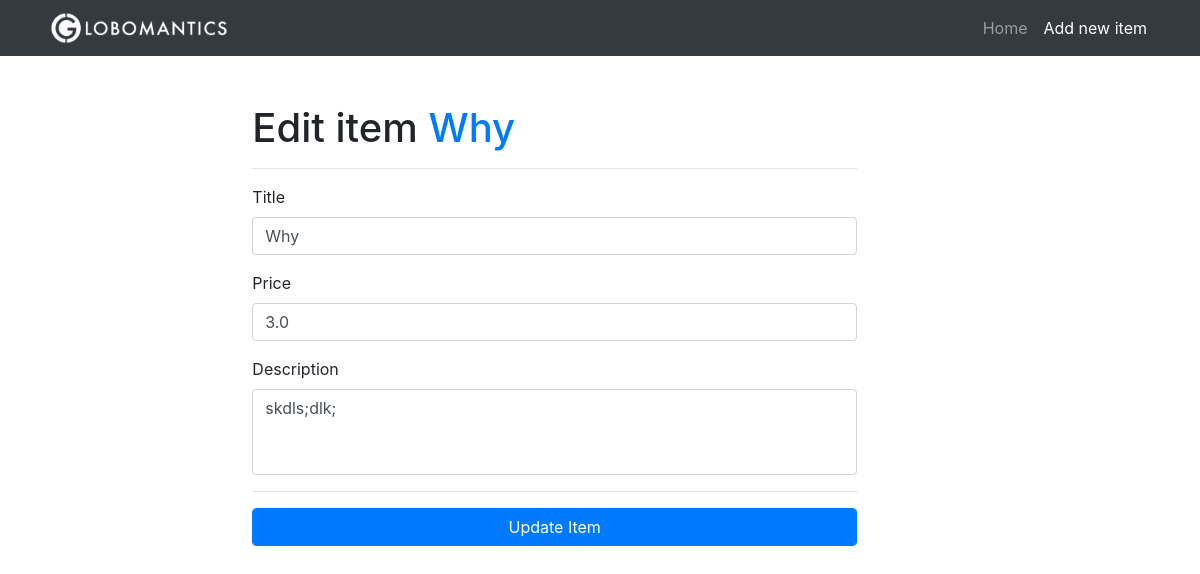
Before: /item/5/edit with the older database file.
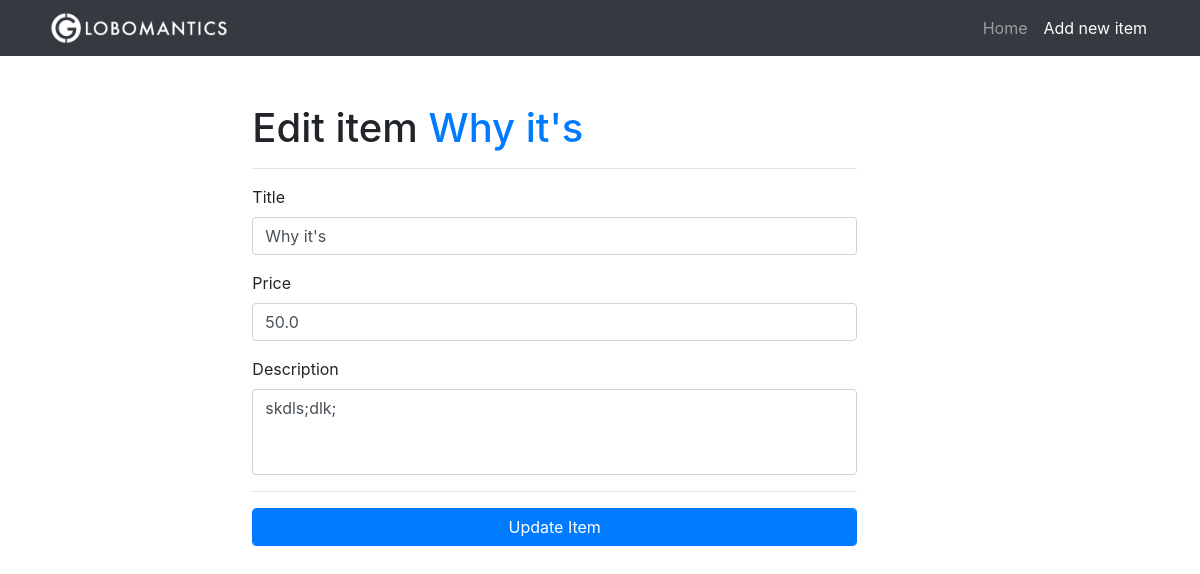
After: the same page with the newer database file.
### tables this page shows
CREATE TABLE items(
                    id              INTEGER PRIMARY KEY AUTOINCREMENT,
                    title           TEXT,
                    description     TEXT,
                    price           REAL,
                    image           TEXT,
                    category_id     INTEGER,
                    subcategory_id  INTEGER,
                    FOREIGN KEY(category_id) REFERENCES categories(id),
                    FOREIGN KEY(subcategory_id) REFERENCES subcategories(id)
);

### app.py (the view, shortened to what this page needs)
@app.route("/item/<item_id>/edit", methods=["GET", "POST"])
def edit_item(item_id):
  conn = get_db()
  c = conn.cursor()
  item_from_db = c.execute("SELECT * FROM items WHERE id = ?", (item_id))
  row = c.fetchone()
  try:
    item = {
      "id": row[0],
      "title": row[1],
      "description": row[2],
      "price": row[3],
      "image": row[4]
    }
  except:
    item = {}
  if item:
    form = EditItemForm()
  form.title.data = item["title"]
  form.description.data = item["description"]
  form.price.data = item["price"]
  if form.errors:
    flash("{}".format(form.errors), "danger")
  return render_template("edit_item.html", item=item, form=form)
  return redirect(url_for("home"))

### app.py
class EditItemForm(ItemForm):
  submit = SubmitField("Update Item")

### app.py (called while the page is built)
def get_db():
  db = getattr(g, "_database", None)
  if db is None:
    db = g._database = sqlite3.connect("db/globomantics.db")
  return db

@app.teardown_appcontext
def close_connection(exception):
  db = getattr(g, "_database", None)
  if db is not None:
    db.close()

### templates/edit_item.html (shortened to what this page needs)
{% extends 'base.html' %}
{% set active_page = 'new_item' %}
{% block content %}
<div class="row">
  <div class="col-lg-7 offset-lg-2 my-5">
    <h1>Edit item <a href="{{ url_for('edit_item',item_id=item.id) }}">{{ item.title }}</a></h1> <hr>
    <form action="{{ url_for('edit_item',item_id=item.id) }}" method="post">
      <div class="form-group">
        {{ form.title.label }}
        {{ form.title(class="form-control") }}
      </div>
      <div class="form-group">
        {{ form.price.label }}
        {{ form.price(class="form-control") }}
      </div>
      <div class="form-group">
        {{ form.description.label }}
        {{ form.description(class="form-control", rows="3") }}
      </div>
      <hr>
      {{ form.submit(class="form-control btn btn-primary") }}
    </form>
  </div>
</div>
{% endblock %}

Changed rows visible on the page:
changed items "skdls;dlk;": title "Why" → "Why it's"; price "3.0" → "50.0"
